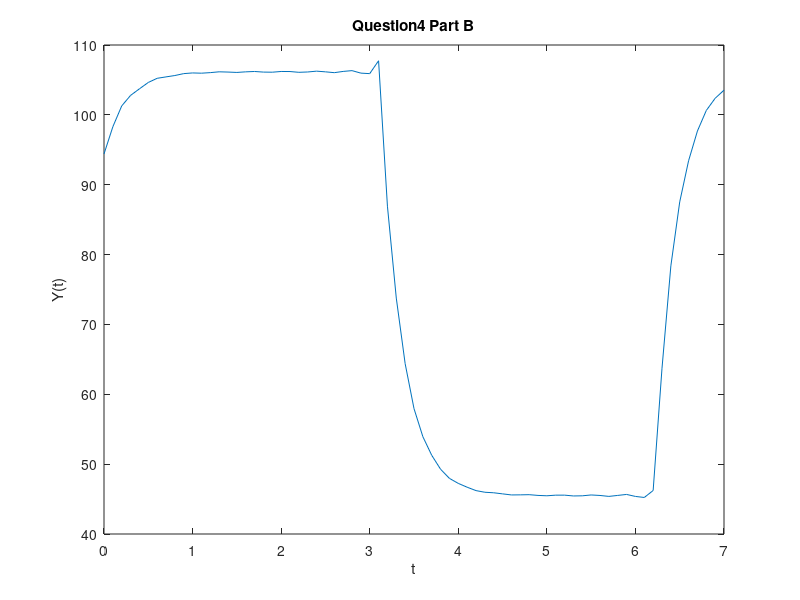

Source code (MATLAB):
t=0:0.1:7;
sum_k=0; 
for k=-80:1:80 
 if (mod(k,2)==1)
   x=(4/(pi.*k).*exp((-1i.*pi)/2)).*exp(1i*k*t);
        sum_k=sum_k+x ;
        end
end
sum_k=sum_k+5 ;
 Htime=(5*exp(-4*t));
 XFrequency=fft(sum_k);
 HFrequency=fft(Htime);
 YFrequency= XFrequency.*HFrequency ;
Ytime= ifft(YFrequency);
figure
mang=abs(Ytime);
plot(t,mang);
xlabel('t')
ylabel('Y(t)')
title('Question4 Part B')
